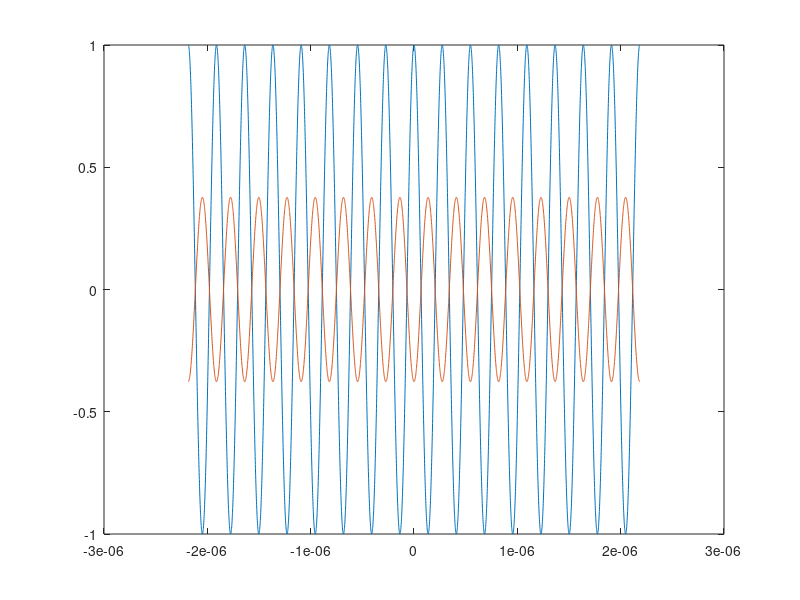

The MATLAB script that drew this image:
clc
clear all
close all
l=546.1e-9;
xi=-4*l;
xf=4*l;
dx=1e-9;
x=xi:dx:xf;
fps=10;
ti=1/fps;

t=0:ti/1000:ti;
c=3e8;

y=cos(4*pi*x/l);
f=60;
n=(2*l/6)*sin(2*pi*f*t);
yf=zeros(size(x));
yf2=zeros(size(x));
Nx=length(x);
j0=round(1+((0-xi)*(Nx-1)/(xf-xi)));

for i=1:length(n)
    
    dn=n(i);
    if (dn<xi)
        jn=1;
    elseif (dn>xf)
        jn=length(x);
    else
        jn=round(1+((dn-xi)*(Nx-1)/(xf-xi)));        
    end
    y1=zeros(size(x));
    dj=jn-j0;
    if (dj<0)
        y1(1-dj:Nx)=y(1:Nx+dj);
    else
        y1(1:Nx-dj)=y(1+dj:Nx);
    end
    yf2=yf2+y1;
    
    for j=1:Nx
        yf(j)=yf(j)+cos(4*pi*(x(j)+n(i))/l);
    end
end
yf=yf/length(t);
yf2=yf2/length(t);

plot(x,y,x,yf);
% figure;
% plot(t,dx);